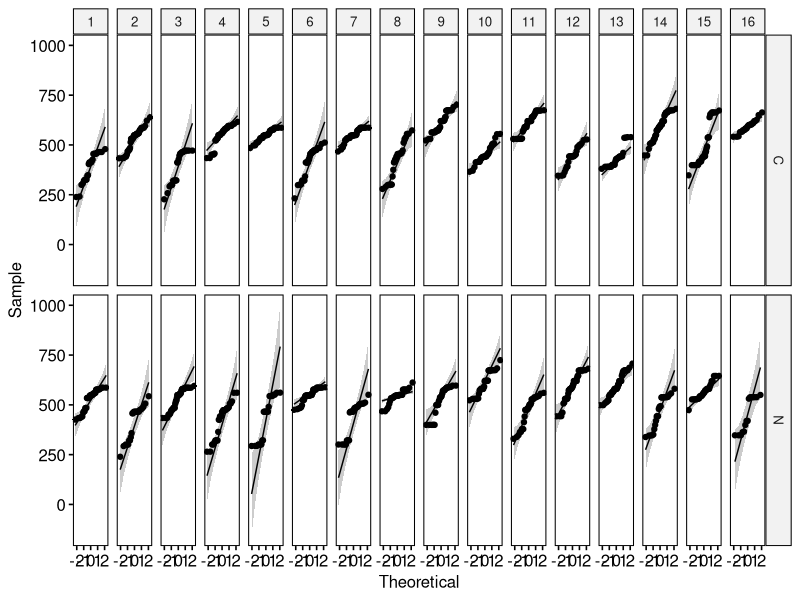
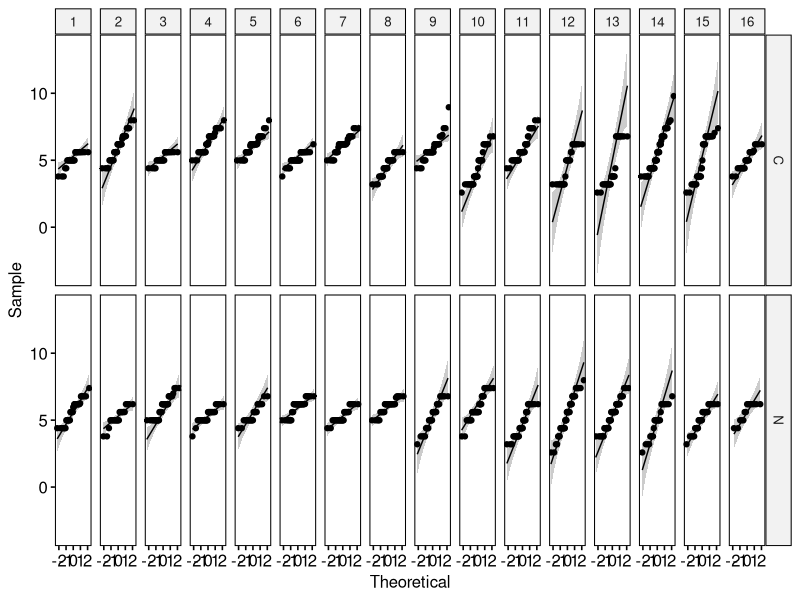
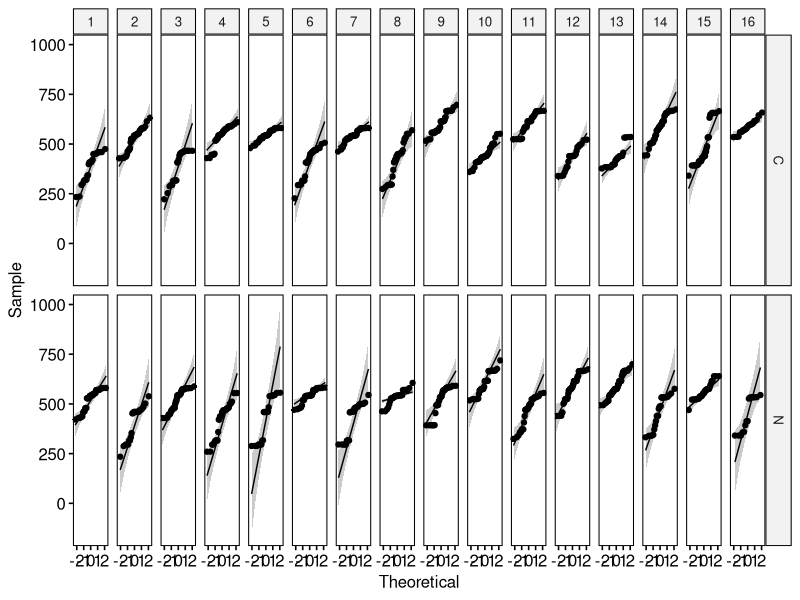
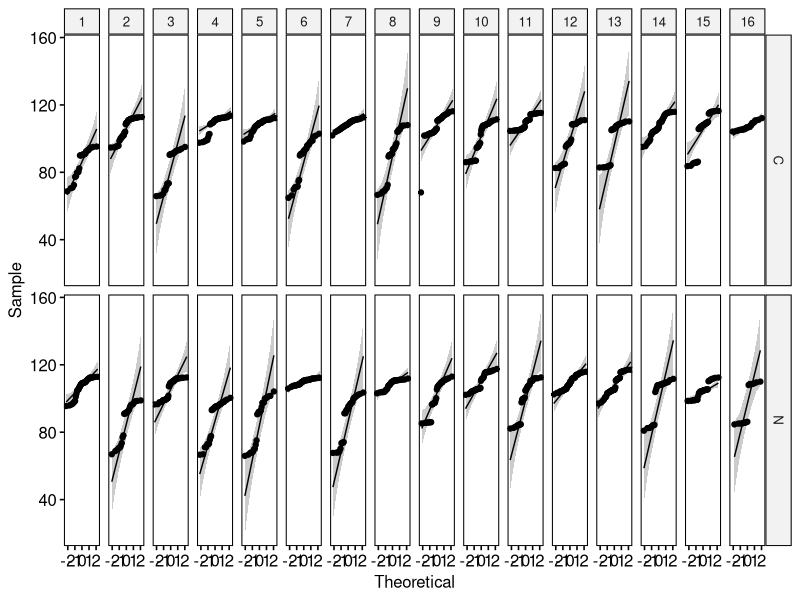
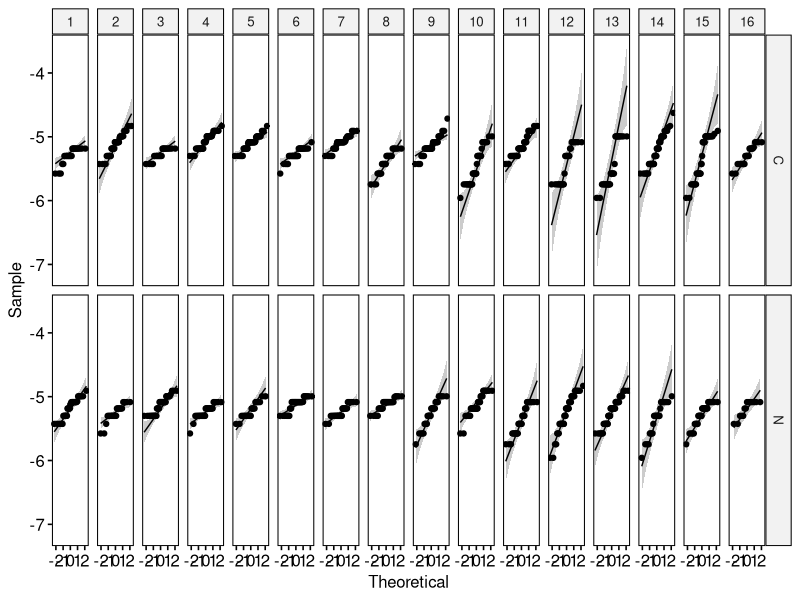
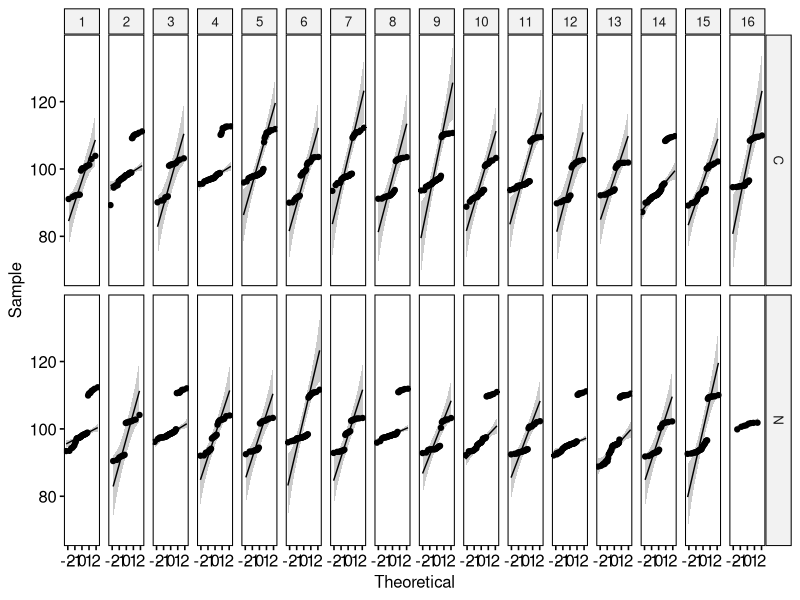
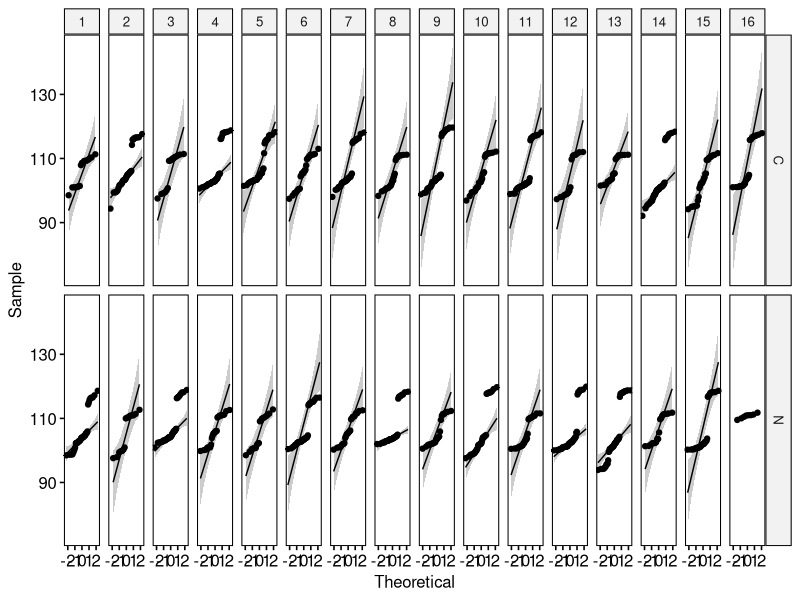
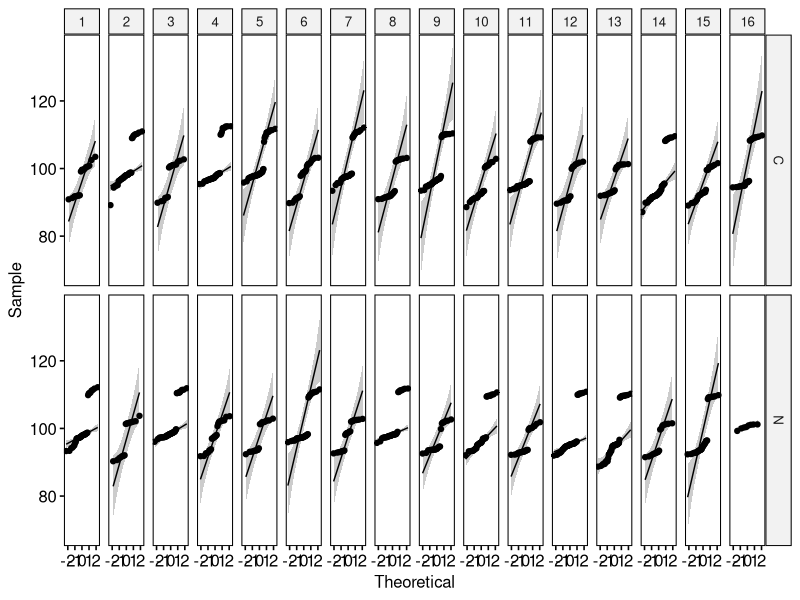

Write the R code that produced these figures, in order. (Note: this script raises an error after producing the figures.)
library(tidyverse)
library(ggpubr)
library(rstatix)
library(dplyr)

setwd("C:/Coding/ASIAMS")

##### Implementation #####

# Setup data frame
allFeatures <- read.csv("features.csv")

allFeatures <- allFeatures %>%
  convert_as_factor(subj, arm, series, cond)
head(allFeatures, 3)

##### Inspect QQ plots #####

# totDur: 3/32 non-normal series
# attDur: 4/32 non-normal series
# decDur: 4/32 non-normal series
# transDur: 4/32 non-normal series
# LAT: 3/32 non-normal series
# totSPL: 8/32 non-normal series
# attSPL: 11/32 non-normal series
# decSPL: 11/32 non-normal series
# transSPL: 9/32 non-normal series
# totSC: 6/32 non-normal series
# attSC: 4/32 non-normal series
# decSC: 6/32 non-normal series
# transSC: 5/32 non-normal series
# TC: 3/32 non-normal series
# totFlat: 3/32 non-normal series
# attFlat: 30/32 non-normal series
# decFlat: 4/32 non-normal series
# transFlat: 3/32 non-normal series
# totSpecFlat: 3/32 non-normal series
# attSpecFlat: 4/32 non-normal series
# decSpecFlat: 2/32 non-normal series
# transSpecFlat: 5/32 non-normal series
# crest: 3/32 non-normal series

ggqqplot(allFeatures, "totDur", facet.by = c("cond","series"))
ggqqplot(allFeatures, "attDur", facet.by = c("cond","series"))
ggqqplot(allFeatures, "decDur", facet.by = c("cond","series"))
ggqqplot(allFeatures, "transDur", facet.by = c("cond","series"))
ggqqplot(allFeatures, "LAT", facet.by = c("cond","series"))
ggqqplot(allFeatures, "totSPL", facet.by = c("cond","series"))
ggqqplot(allFeatures, "attSPL", facet.by = c("cond","series"))
ggqqplot(allFeatures, "decSPL", facet.by = c("cond","series"))
ggqqplot(allFeatures, "transSPL", facet.by = c("cond","series"))
ggqqplot(allFeatures, "totSC", facet.by = c("cond","series"))
ggqqplot(allFeatures, "attSC", facet.by = c("cond","series"))
ggqqplot(allFeatures, "decSC", facet.by = c("cond","series"))
ggqqplot(allFeatures, "transSC", facet.by = c("cond","series"))
ggqqplot(allFeatures, "TC", facet.by = c("cond","series"))
ggqqplot(allFeatures, "totFlat", facet.by = c("cond","series"))
ggqqplot(allFeatures, "attFlat", facet.by = c("cond","series"))
ggqqplot(allFeatures, "decFlat", facet.by = c("cond","series"))
ggqqplot(allFeatures, "transFlat", facet.by = c("cond","series"))
ggqqplot(allFeatures, "totSpecFlat", facet.by = c("cond","series"))
ggqqplot(allFeatures, "attSpecFlat", facet.by = c("cond","series"))
ggqqplot(allFeatures, "decSpecFlat", facet.by = c("cond","series"))
ggqqplot(allFeatures, "transSpecFlat", facet.by = c("cond","series"))
ggqqplot(allFeatures, "crest", facet.by = c("cond","series"))

##### Remove outliers #####

# totDur: 6
# attDur: 1
# decDur: 6
# transDur: 2
# LAT: 3
# totSPL: 0
# attSPL: 0
# decSPL: 0
# transSPL: 3
# totSC: 0
# attSC: 6
# decSC: 0
# transSC: 0
# TC: 8
# totFlat: 11
# attFlat: 24
# decFlat: 4
# transFlat: 0
# totSpecFlat: 4
# attSpecFlat: 8
# decSpecFlat: 4
# transSpecFlat: 0
# crest: 0

leftSide <- c(1:6)

# totDur
# Find extreme outliers
outliers <- allFeatures %>%
  group_by(cond, subj) %>%
  identify_outliers(totDur)
sprintf("Found %d extreme outliers", nrow(outliers[outliers$is.extreme == TRUE,]))

# Remove extreme outliers
totDur <- allFeatures[!allFeatures$filename %in% outliers$filename[outliers$is.extreme == TRUE],c(leftSide, c(7))]

# attDur
# Find extreme outliers
outliers <- allFeatures %>%
  group_by(cond, subj) %>%
  identify_outliers(attDur)
sprintf("Found %d extreme outliers", nrow(outliers[outliers$is.extreme == TRUE,]))

# Remove extreme outliers
attDur <- allFeatures[!allFeatures$filename %in% outliers$filename[outliers$is.extreme == TRUE],c(leftSide, c(8))]

# decDur
# Find extreme outliers
outliers <- allFeatures %>%
  group_by(cond, subj) %>%
  identify_outliers(decDur)
sprintf("Found %d extreme outliers", nrow(outliers[outliers$is.extreme == TRUE,]))

# Remove extreme outliers
decDur <- allFeatures[!allFeatures$filename %in% outliers$filename[outliers$is.extreme == TRUE],c(leftSide, c(9))]

# transDur
# Find extreme outliers
outliers <- allFeatures %>%
  group_by(cond, subj) %>%
  identify_outliers(transDur)
sprintf("Found %d extreme outliers", nrow(outliers[outliers$is.extreme == TRUE,]))

# Remove extreme outliers
transDur <- allFeatures[!allFeatures$filename %in% outliers$filename[outliers$is.extreme == TRUE],c(leftSide, c(10))]

# LAT
# Find extreme outliers
outliers <- allFeatures %>%
  group_by(cond, subj) %>%
  identify_outliers(LAT)
sprintf("Found %d extreme outliers", nrow(outliers[outliers$is.extreme == TRUE,]))

# Remove extreme outliers
LAT <- allFeatures[!allFeatures$filename %in% outliers$filename[outliers$is.extreme == TRUE],c(leftSide, c(11))]

# totSPL
# Find extreme outliers
outliers <- allFeatures %>%
  group_by(cond, subj) %>%
  identify_outliers(totSPL)
sprintf("Found %d extreme outliers", nrow(outliers[outliers$is.extreme == TRUE,]))

# Remove extreme outliers
totSPL <- allFeatures[!allFeatures$filename %in% outliers$filename[outliers$is.extreme == TRUE],c(leftSide, c(12))]

# attSPL
# Find extreme outliers
outliers <- allFeatures %>%
  group_by(cond, subj) %>%
  identify_outliers(attSPL)
sprintf("Found %d extreme outliers", nrow(outliers[outliers$is.extreme == TRUE,]))

# Remove extreme outliers
attSPL <- allFeatures[!allFeatures$filename %in% outliers$filename[outliers$is.extreme == TRUE],c(leftSide, c(13))]

# decSPL
# Find extreme outliers
outliers <- allFeatures %>%
  group_by(cond, subj) %>%
  identify_outliers(decSPL)
sprintf("Found %d extreme outliers", nrow(outliers[outliers$is.extreme == TRUE,]))

# Remove extreme outliers
decSPL <- allFeatures[!allFeatures$filename %in% outliers$filename[outliers$is.extreme == TRUE],c(leftSide, c(14))]

# transSPL
# Find extreme outliers
outliers <- allFeatures %>%
  group_by(cond, subj) %>%
  identify_outliers(transSPL)
sprintf("Found %d extreme outliers", nrow(outliers[outliers$is.extreme == TRUE,]))

# Remove extreme outliers
transSPL <- allFeatures[!allFeatures$filename %in% outliers$filename[outliers$is.extreme == TRUE],c(leftSide, c(15))]

# totSC
# Find extreme outliers
outliers <- allFeatures %>%
  group_by(cond, subj) %>%
  identify_outliers(totSC)
sprintf("Found %d extreme outliers", nrow(outliers[outliers$is.extreme == TRUE,]))

# Remove extreme outliers
totSC <- allFeatures[!allFeatures$filename %in% outliers$filename[outliers$is.extreme == TRUE],c(leftSide, c(16))]

# attSC
# Find extreme outliers
outliers <- allFeatures %>%
  group_by(cond, subj) %>%
  identify_outliers(attSC)
sprintf("Found %d extreme outliers", nrow(outliers[outliers$is.extreme == TRUE,]))

# Remove extreme outliers
attSC <- allFeatures[!allFeatures$filename %in% outliers$filename[outliers$is.extreme == TRUE],c(leftSide, c(17))]

# decSC
# Find extreme outliers
outliers <- allFeatures %>%
  group_by(cond, subj) %>%
  identify_outliers(decSC)
sprintf("Found %d extreme outliers", nrow(outliers[outliers$is.extreme == TRUE,]))

# Remove extreme outliers
decSC <- allFeatures[!allFeatures$filename %in% outliers$filename[outliers$is.extreme == TRUE],c(leftSide, c(18))]

# transSC
# Find extreme outliers
outliers <- allFeatures %>%
  group_by(cond, subj) %>%
  identify_outliers(transSC)
sprintf("Found %d extreme outliers", nrow(outliers[outliers$is.extreme == TRUE,]))

# Remove extreme outliers
transSC <- allFeatures[!allFeatures$filename %in% outliers$filename[outliers$is.extreme == TRUE],c(leftSide, c(19))]

# TC
# Find extreme outliers
outliers <- allFeatures %>%
  group_by(cond, subj) %>%
  identify_outliers(TC)
sprintf("Found %d extreme outliers", nrow(outliers[outliers$is.extreme == TRUE,]))

# Remove extreme outliers
TC <- allFeatures[!allFeatures$filename %in% outliers$filename[outliers$is.extreme == TRUE],c(leftSide, c(20))]

# totFlat
# Find extreme outliers
outliers <- allFeatures %>%
  group_by(cond, subj) %>%
  identify_outliers(totFlat)
sprintf("Found %d extreme outliers", nrow(outliers[outliers$is.extreme == TRUE,]))

# Remove extreme outliers
totFlat <- allFeatures[!allFeatures$filename %in% outliers$filename[outliers$is.extreme == TRUE],c(leftSide, c(21))]

# attFlat
# Find extreme outliers
outliers <- allFeatures %>%
  group_by(cond, subj) %>%
  identify_outliers(attFlat)
sprintf("Found %d extreme outliers", nrow(outliers[outliers$is.extreme == TRUE,]))

# Remove extreme outliers
attFlat <- allFeatures[!allFeatures$filename %in% outliers$filename[outliers$is.extreme == TRUE],c(leftSide, c(22))]

# decFlat
# Find extreme outliers
outliers <- allFeatures %>%
  group_by(cond, subj) %>%
  identify_outliers(decFlat)
sprintf("Found %d extreme outliers", nrow(outliers[outliers$is.extreme == TRUE,]))

# Remove extreme outliers
decFlat <- allFeatures[!allFeatures$filename %in% outliers$filename[outliers$is.extreme == TRUE],c(leftSide, c(23))]

# transFlat
# Find extreme outliers
outliers <- allFeatures %>%
  group_by(cond, subj) %>%
  identify_outliers(transFlat)
sprintf("Found %d extreme outliers", nrow(outliers[outliers$is.extreme == TRUE,]))

# Remove extreme outliers
transFlat <- allFeatures[!allFeatures$filename %in% outliers$filename[outliers$is.extreme == TRUE],c(leftSide, c(24))]

# totSpecFlat
# Find extreme outliers
outliers <- allFeatures %>%
  group_by(cond, subj) %>%
  identify_outliers(totSpecFlat)
sprintf("Found %d extreme outliers", nrow(outliers[outliers$is.extreme == TRUE,]))

# Remove extreme outliers
totSpecFlat <- allFeatures[!allFeatures$filename %in% outliers$filename[outliers$is.extreme == TRUE],c(leftSide, c(25))]

# attSpecFlat
# Find extreme outliers
outliers <- allFeatures %>%
  group_by(cond, subj) %>%
  identify_outliers(attSpecFlat)
sprintf("Found %d extreme outliers", nrow(outliers[outliers$is.extreme == TRUE,]))

# Remove extreme outliers
attSpecFlat <- allFeatures[!allFeatures$filename %in% outliers$filename[outliers$is.extreme == TRUE],c(leftSide, c(26))]

# decSpecFlat
# Find extreme outliers
outliers <- allFeatures %>%
  group_by(cond, subj) %>%
  identify_outliers(decSpecFlat)
sprintf("Found %d extreme outliers", nrow(outliers[outliers$is.extreme == TRUE,]))

# Remove extreme outliers
decSpecFlat <- allFeatures[!allFeatures$filename %in% outliers$filename[outliers$is.extreme == TRUE],c(leftSide, c(27))]

# transSpecFlat
# Find extreme outliers
outliers <- allFeatures %>%
  group_by(cond, subj) %>%
  identify_outliers(transSpecFlat)
sprintf("Found %d extreme outliers", nrow(outliers[outliers$is.extreme == TRUE,]))

# Remove extreme outliers
transSpecFlat <- allFeatures[!allFeatures$filename %in% outliers$filename[outliers$is.extreme == TRUE],c(leftSide, c(28))]

# crest
# Find extreme outliers
outliers <- allFeatures %>%
  group_by(cond, subj) %>%
  identify_outliers(crest)
sprintf("Found %d extreme outliers", nrow(outliers[outliers$is.extreme == TRUE,]))

# Remove extreme outliers
crest <- allFeatures[!allFeatures$filename %in% outliers$filename[outliers$is.extreme == TRUE],c(leftSide, c(29))]

##### Correlation analysis ####

# transCrest vs transFlat
ggscatter(allFeatures[allFeatures$subj=='P1',], x = "transCrest", y = "transFlat",
          add = "reg.line", conf.int = TRUE,
          cor.coef = TRUE, cor.method = "pearson",
          xlab = "Early decay crest factor", ylab = "Early decay temporal flatness")

# transFlat vs transSC
ggscatter(allFeatures[allFeatures$subj=='P1',], x = "transFlat", y = "transSC",
          add = "reg.line", conf.int = TRUE,
          cor.coef = TRUE, cor.method = "pearson",
          xlab = "Early decay temporal flatness", ylab = "Early decay spectral centroid [Hz]")

# transSPL vs transFlat
ggscatter(allFeatures[allFeatures$subj=='P1',], x = "transSPL", y = "transFlat",
          add = "reg.line", conf.int = TRUE,
          cor.coef = TRUE, cor.method = "pearson",
          xlab = "Transient SPL [dB SPL]", ylab = "Transient envelope flatness [-]")

# transSPL vs transSpecFlat
ggscatter(allFeatures[allFeatures$subj=='P1',], x = "transSPL", y = "transSpecFlat",
          add = "reg.line", conf.int = TRUE,
          cor.coef = TRUE, cor.method = "pearson",
          xlab = "Transient SPL [dB SPL]", ylab = "Transient spectral flatness [-]")

# transSC vs transSpecFlat
ggscatter(allFeatures[allFeatures$subj=='P1',], x = "transSC", y = "transSpecFlat",
          add = "reg.line", conf.int = TRUE,
          cor.coef = TRUE, cor.method = "pearson",
          xlab = "Transient spectral centroid [Hz]", ylab = "Transient spectral flatness [-]")

##### Two-way ANOVA (subject x (condition, arm)) #####

# Get summary stats
allFeatures %>%
  group_by(cond, subj) %>%
  get_summary_stats(totDur, type = "common")

# attSC

# Create box plot
bxp <- ggboxplot(attSC, x = "subj", y = "attSC", color = "cond", palette = "jco")
bxp

# Aggregate by mean condition per subject
attSCMeans <- as_tibble(attSC %>%
                            group_by(subj,cond,arm) %>%
                            summarise_at(.vars = names(.)[7], .funs = c(mean="mean")))

resultsAov <- anova_test(data = attSCMeans, dv = mean, wid = subj, within = c(cond, arm))
get_anova_table(resultsAov)

# transSC

# Create box plot
bxp <- ggboxplot(transSC, x = "subj", y = "transSC", color = "cond", palette = "jco")
bxp

# Aggregate by mean condition per subject
transSCMeans <- as_tibble(transSC %>%
                           group_by(subj,cond,arm) %>%
                           summarise_at(.vars = names(.)[7], .funs = c(mean="mean")))

resultsAov <- anova_test(data = transSCMeans, dv = mean, wid = subj, within = c(cond, arm))
get_anova_table(resultsAov)

# transFlat

# Create box plot
bxp <- ggboxplot(transFlat, x = "subj", y = "transFlat", color = "cond", palette = "jco")
bxp

# Aggregate by mean condition per subject
transFlatMeans <- as_tibble(transFlat %>%
                            group_by(subj,cond,arm) %>%
                            summarise_at(.vars = names(.)[7], .funs = c(mean="mean")))

resultsAov <- anova_test(data = transFlatMeans, dv = mean, wid = subj, within = c(cond, arm))
get_anova_table(resultsAov)

# transSpecFlat

# Create box plot
bxp <- ggboxplot(transSpecFlat, x = "subj", y = "transSpecFlat", color = "cond", palette = "jco")
bxp

# Aggregate by mean condition per subject
transSpecFlatMeans <- as_tibble(transSpecFlat %>%
                              group_by(subj,cond,arm) %>%
                              summarise_at(.vars = names(.)[7], .funs = c(mean="mean")))

resultsAov <- anova_test(data = transSpecFlatMeans, dv = mean, wid = subj, within = c(cond, arm))
get_anova_table(resultsAov)

# transSPL

# Create box plot
bxp <- ggboxplot(transSPL, x = "subj", y = "transSPL", color = "cond", palette = "jco")
bxp

# Aggregate by mean condition per subject
transSPLMeans <- as_tibble(transSPL %>%
                                  group_by(subj,cond,arm) %>%
                                  summarise_at(.vars = names(.)[7], .funs = c(mean="mean")))

resultsAov <- anova_test(data = transSPLMeans, dv = mean, wid = subj, within = c(cond, arm))
get_anova_table(resultsAov)
